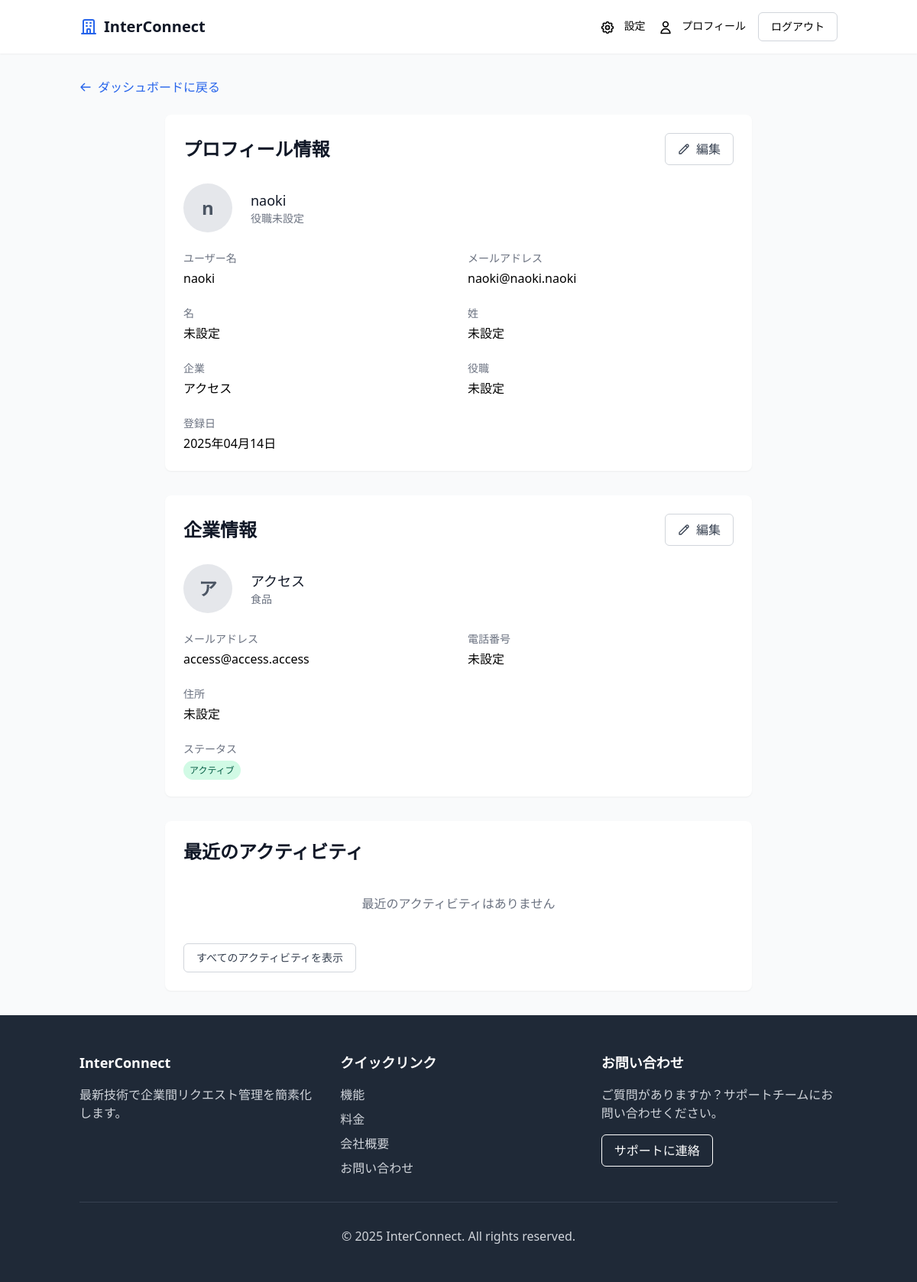
Screenshot of /profile/ (signed in) with the database file from the repository.
### core/models.py (models this page shows, shortened)
class User(AbstractUser):
    company = models.ForeignKey('Company', on_delete=models.CASCADE, related_name='employees', null=True)
    role = models.CharField(max_length=100, blank=True)

class Company(models.Model):
    name = models.CharField(max_length=100)
    industry = models.CharField(max_length=100)
    email = models.EmailField()
    phone = models.CharField(max_length=20, blank=True)
    address = models.TextField(blank=True)
    status = models.CharField(max_length=20, choices=(
        ('active', 'アクティブ'),
        ('inactive', '非アクティブ'),
        ('pending', '保留中'),
    ), default='active')
    created_at = models.DateTimeField(auto_now_add=True)
    updated_at = models.DateTimeField(auto_now=True)

### core/views.py (the view)
# urls.py: path('profile/', views.profile, name='profile'),
@login_required
def profile(request):
    if request.method == 'POST':
        form = UserProfileForm(request.POST, instance=request.user)
        if form.is_valid():
            form.save()
            messages.success(request, "プロフィールが更新されました。")
            return redirect('profile')
    else:
        form = UserProfileForm(instance=request.user)
    context = {
        'form': form,
    }
    return render(request, 'users/profile.html', context)

### core/templates/users/profile.html (shortened to what this page needs)
{% extends 'base.html' %}
{% block content %}
<div class="mb-6">
    <a href="{% url 'dashboard' %}" class="flex items-center text-blue-600 hover:text-blue-800">
        <svg xmlns="http://www.w3.org/2000/svg" class="h-4 w-4 mr-2" fill="none" viewBox="0 0 24 24" stroke="currentColor">
            <path stroke-linecap="round" stroke-linejoin="round" stroke-width="2" d="M10 19l-7-7m0 0l7-7m-7 7h18" />
        </svg>
        ダッシュボードに戻る
    </a>
</div>
<div class="max-w-3xl mx-auto">
    <div class="bg-white rounded-lg shadow-sm p-6 mb-8">
        <div class="flex flex-col sm:flex-row sm:justify-between sm:items-center mb-6">
            <h2 class="text-2xl font-bold text-gray-900">プロフィール情報</h2>
            <div class="mt-4 sm:mt-0">
                <button type="button" id="edit-profile-btn" class="px-4 py-2 bg-white border border-gray-300 text-gray-700 rounded-md hover:bg-gray-50 flex items-center">
                    <svg xmlns="http://www.w3.org/2000/svg" class="h-4 w-4 mr-2" fill="none" viewBox="0 0 24 24" stroke="currentColor">
                        <path stroke-linecap="round" stroke-linejoin="round" stroke-width="2" d="M15.232 5.232l3.536 3.536m-2.036-5.036a2.5 2.5 0 113.536 3.536L6.5 21.036H3v-3.572L16.732 3.732z" />
                    </svg>
                    編集
                </button>
            </div>
        </div>
        <div id="profile-view" class="space-y-6">
            <div class="flex items-center">
                <div class="w-16 h-16 rounded-full bg-gray-200 flex items-center justify-center text-gray-600 text-2xl font-semibold">
                    {{ user.first_name.0|default:user.username.0 }}
                </div>
                <div class="ml-6">
                    <h3 class="text-lg font-medium text-gray-900">{{ user.get_full_name|default:user.username }}</h3>
                    <p class="text-sm text-gray-500">{{ user.role|default:"役職未設定" }}</p>
                </div>
            </div>
            <div class="grid grid-cols-1 md:grid-cols-2 gap-6">
                <div>
                    <p class="text-sm font-medium text-gray-500 mb-1">ユーザー名</p>
                    <p class="text-base">{{ user.username }}</p>
                </div>
                <div>
                    <p class="text-sm font-medium text-gray-500 mb-1">メールアドレス</p>
                    <p class="text-base">{{ user.email }}</p>
                </div>
                <div>
                    <p class="text-sm font-medium text-gray-500 mb-1">名</p>
                    <p class="text-base">{{ user.first_name|default:"未設定" }}</p>
                </div>
                <div>
                    <p class="text-sm font-medium text-gray-500 mb-1">姓</p>
                    <p class="text-base">{{ user.last_name|default:"未設定" }}</p>
                </div>
                <div>
                    <p class="text-sm font-medium text-gray-500 mb-1">企業</p>
                    <p class="text-base">{{ user.company.name|default:"未設定" }}</p>
                </div>
                <div>
                    <p class="text-sm font-medium text-gray-500 mb-1">役職</p>
                    <p class="text-base">{{ user.role|default:"未設定" }}</p>
                </div>
            </div>
            <div>
                <p class="text-sm font-medium text-gray-500 mb-1">登録日</p>
                <p class="text-base">{{ user.date_joined|date:"Y年m月d日" }}</p>
            </div>
        </div>
    </div>
    <div class="bg-white rounded-lg shadow-sm p-6 mb-8">
        <div class="flex flex-col sm:flex-row sm:justify-between sm:items-center mb-6">
            <h2 class="text-2xl font-bold text-gray-900">企業情報</h2>
            <div class="mt-4 sm:mt-0">
                <a href="{% url 'company_edit' user.company.id %}" class="px-4 py-2 bg-white border border-gray-300 text-gray-700 rounded-md hover:bg-gray-50 flex items-center">
                    <svg xmlns="http://www.w3.org/2000/svg" class="h-4 w-4 mr-2" fill="none" viewBox="0 0 24 24" stroke="currentColor">
                        <path stroke-linecap="round" stroke-linejoin="round" stroke-width="2" d="M15.232 5.232l3.536 3.536m-2.036-5.036a2.5 2.5 0 113.536 3.536L6.5 21.036H3v-3.572L16.732 3.732z" />
                    </svg>
                    編集
                </a>
            </div>
        </div>
        <div class="space-y-6">
            <div class="flex items-center">
                <div class="w-16 h-16 rounded-full bg-gray-200 flex items-center justify-center text-gray-600 text-2xl font-semibold">
                    {{ user.company.name.0 }}
                </div>
                <div class="ml-6">
                    <h3 class="text-lg font-medium text-gray-900">{{ user.company.name }}</h3>
                    <p class="text-sm text-gray-500">{{ user.company.industry }}</p>
                </div>
            </div>
            <div class="grid grid-cols-1 md:grid-cols-2 gap-6">
                <div>
                    <p class="text-sm font-medium text-gray-500 mb-1">メールアドレス</p>
                    <p class="text-base">{{ user.company.email }}</p>
                </div>
                <div>
                    <p class="text-sm font-medium text-gray-500 mb-1">電話番号</p>
                    <p class="text-base">{{ user.company.phone|default:"未設定" }}</p>
                </div>
            </div>
            <div>
                <p class="text-sm font-medium text-gray-500 mb-1">住所</p>
                <p class="text-base">{{ user.company.address|default:"未設定" }}</p>
            </div>
            <div>
                <p class="text-sm font-medium text-gray-500 mb-1">ステータス</p>
                <div>
                    {% if user.company.status == 'active' %}
                    <span class="px-2 py-1 rounded-full text-xs font-medium bg-green-100 text-green-800">アクティブ</span>
                    {% elif user.company.status == 'inactive' %}
                    <span class="px-2 py-1 rounded-full text-xs font-medium bg-gray-100 text-gray-800">非アクティブ</span>
                    {% elif user.company.status == 'pending' %}
                    <span class="px-2 py-1 rounded-full text-xs font-medium bg-amber-100 text-amber-800">保留中</span>
                    {% endif %}
                </div>
            </div>
        </div>
    </div>
    <div class="bg-white rounded-lg shadow-sm p-6">
        <h2 class="text-2xl font-bold text-gray-900 mb-6">最近のアクティビティ</h2>
        <div class="space-y-4">
            {% for activity in recent_activities %}
            <div class="border-l-2 border-blue-500 pl-4 py-1">
                <p class="font-medium text-gray-900">{{ activity.action }}</p>
                <p class="text-xs text-gray-400 mt-1">{{ activity.created_at|date:"Y年m月d日 H:i" }}</p>
            </div>
            {% empty %}
            <p class="text-gray-500 py-4 text-center">最近のアクティビティはありません</p>
            {% endfor %}
        </div>
        <div class="mt-6">
            <a href="{% url 'activity_list' %}" class="inline-flex items-center px-4 py-2 border border-gray-300 rounded-md text-sm font-medium text-gray-700 bg-white hover:bg-gray-50">
                すべてのアクティビティを表示
            </a>
        </div>
    </div>
</div>
{% endblock %}

### rows the page displays
User: first_name.0 "n", get_full_name "naoki", role "役職未設定", username "naoki", email "naoki@naoki.naoki", first_name "未設定", last_name "未設定", company.name "アクセス", role "未設定", date_joined "2025年04月14日", company.name.0 "ア", company.industry "食品", company.email "access@access.access", company.phone "未設定", company.address "未設定"
